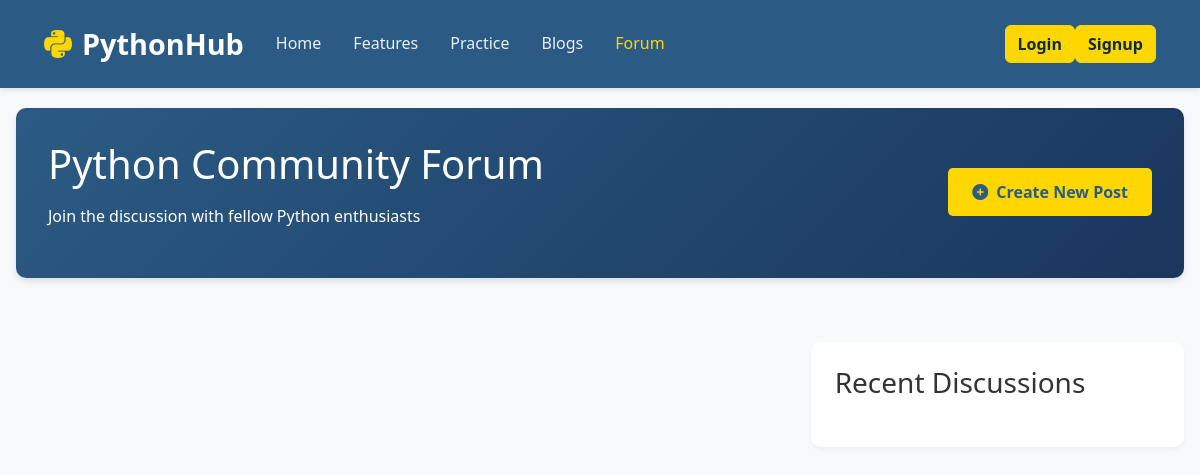
Before: /forum/ with the older database file.
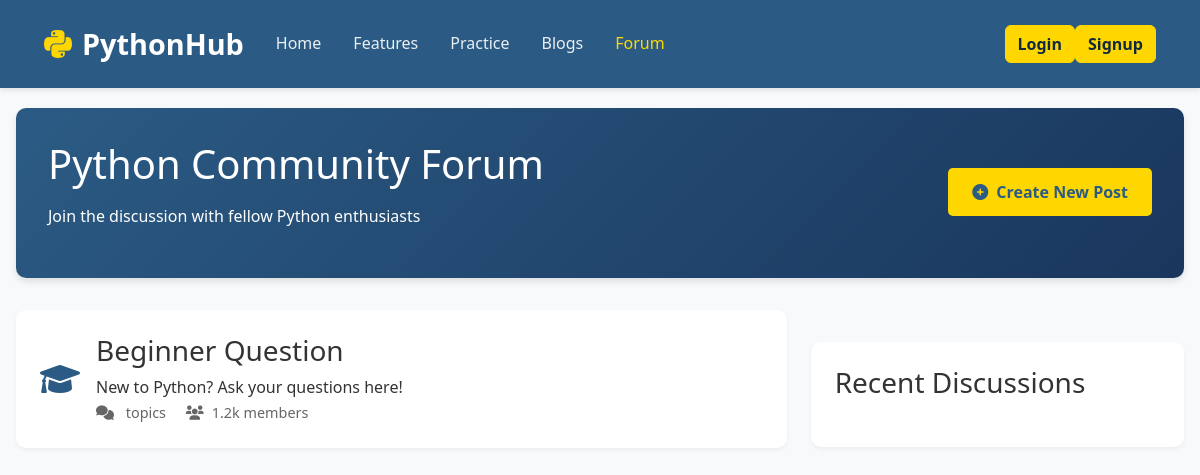
After: the same page with the newer database file.
### pyforum/models.py (models this page shows, shortened)
class Category(models.Model):
    name = models.CharField(max_length=200)
    description = models.TextField()
    icon = models.CharField(max_length=100)  # FontAwesome icon name

### pyforum/views.py (the view)
# urls.py: path('', forum, name='forum'),
def forum(request):
    categories = Category.objects.all()
    posts = Post.objects.all().order_by('-created_at')
    recent_posts = RecentPost.objects.all().order_by('-timestamp')[:5]  # Display recent 5 posts
    return render(request, 'forum.html', {
        'categories': categories,
        'posts': posts,
        'recent_posts': recent_posts,
    })

### pyforum/templates/forum.html (shortened to what this page needs)
<!DOCTYPE html>
<html lang="en">
<head>
    <link href="https://cdnjs.cloudflare.com/ajax/libs/bootstrap/5.3.2/css/bootstrap.min.css" rel="stylesheet">
    <link href="https://cdnjs.cloudflare.com/ajax/libs/font-awesome/6.0.0/css/all.min.css" rel="stylesheet">
</head>
<body>
    <nav class="navbar navbar-expand-lg fixed-top">
        <div class="container">
            <a class="navbar-brand" href="{% url 'home' %}">
                <i class="fab fa-python"></i>
                PythonHub
            </a>
            <div class="collapse navbar-collapse" id="navbarSupportedContent">
                <ul class="navbar-nav me-auto mb-2 mb-lg-0">
                    <li class="nav-item">
                        <a class="nav-link" href="{% url 'home' %}">Home</a>
                    </li>
                    <li class="nav-item">
                        <a class="nav-link" href="{% url 'home' %}">Features</a>
                    </li>
                    <li class="nav-item">
                        <a class="nav-link" href="{% url 'practice' %}">Practice</a>
                    </li>
                    <li class="nav-item">
                        <a class="nav-link" href="{% url 'blog' %}">Blogs</a>
                    </li>
                    <li class="nav-item">
                        <a class="nav-link active" href="{% url 'forum:forum' %}">Forum</a>
                    </li>
                </ul>
                <div class="d-flex search-form gap">
                    {% if user.is_authenticated %}
                    <a href="{% url 'logout'%}" class="btn search-button" >Logout</a>
                    {% else %}
                    <a href="{% url 'login'%}" class="btn search-button" >Login</a>
                    <a href="{% url 'signup'%}" class="btn search-button" >Signup</a>
                    {% endif %}
                </div>
            </div>
        </div>
    </nav>
    <div class="forum-container">
        <div class="forum-header">
            <div class="row align-items-center">
                <div class="col-md-8">
                    <h1>Python Community Forum</h1>
                    <p>Join the discussion with fellow Python enthusiasts</p>
                </div>
                <div class="col-md-4 text-md-end">
                    <a href="{% url 'forum:create_post' %}" class="create-post-btn">
                        <i class="fas fa-plus-circle me-2"></i>Create New Post
                    </a>
                </div>
            </div>
        </div>
        <div class="row">
            <div class="col-lg-8">
                {% for category in categories %}
                <div class="forum-category">
                    <div class="d-flex align-items-center">
                        <i class="fas {{ category.icon }} category-icon"></i>
                        <div class="flex-grow-1">
                            <a href="{% url 'forum:category_posts' category.id %}">
                                <h3>{{ category.name }}</h3>
                            </a>
                            <p class="mb-0">{{ category.description }}</p>
                            <div class="category-stats">
                                <i class="fas fa-comments me-2"></i>{{ category.post_set.count }} topics
                                <i class="fas fa-users ms-3 me-2"></i>1.2k members
                            </div>
                        </div>
                    </div>
                </div>
                {% endfor %}
            </div>
            <div class="col-lg-4">
                <div class="recent-posts">
                    <h3 class="mb-4">Recent Discussions</h3>
                </div>
            </div>
        </div>
    </div>
</body>
</html>

### pyforum/templates/forum.html (style rules this page uses)
* { margin: 0; padding: 0; box-sizing: border-box; font-family: 'Segoe UI', Tahoma, Geneva, Verdana, sans-serif; }
body { line-height: 1.6; color: #333; background-color: #f8f9fa; padding-top: 76px; }
.navbar { background-color: #2b5b84 !important; padding: 1rem 2rem; position: fixed; width: 100%; top: 0; z-index: 1000; box-shadow: 0 2px 5px rgba(0,0,0,0.1); }
.navbar-brand { color: white !important; font-size: 1.8rem; font-weight: bold; display: flex; align-items: center; }
.navbar-brand i { margin-right: 10px; color: #ffd700; font-size: 2rem; }
.nav-link { color: rgba(255, 255, 255, 0.9) !important; font-weight: 500; padding: 0.5rem 1rem !important; transition: color 0.3s ease; }
.nav-link.active { color: #ffd700 !important; }
a { text-decoration: none; color: #333; }
.search-button { background-color: #ffd700 !important; border-color: #ffd700 !important; color: #0f2941 !important; font-weight: 600; }
.forum-container { max-width: 1200px; margin: 2rem auto; padding: 0 1rem; }
.forum-header { background: linear-gradient(135deg, #2b5b84 0%, #1a365d 100%); color: white; padding: 2rem; border-radius: 10px; margin-bottom: 2rem; box-shadow: 0 4px 6px rgba(0,0,0,0.1); }
.forum-header h1 { font-size: 2.5rem; margin-bottom: 1rem; }
.create-post-btn { background-color: #ffd700; color: #2b5b84; font-weight: bold; padding: 0.8rem 1.5rem; border: none; border-radius: 5px; transition: transform 0.3s ease; }
.forum-category { background: white; border-radius: 10px; padding: 1.5rem; margin-bottom: 1.5rem; box-shadow: 0 2px 4px rgba(0,0,0,0.05); transition: transform 0.3s ease; }
.category-icon { font-size: 2rem; color: #2b5b84; margin-right: 1rem; }
.category-stats { color: #666; font-size: 0.9rem; }
.recent-posts { background: white; border-radius: 10px; padding: 1.5rem; margin-top: 2rem; box-shadow: 0 2px 4px rgba(0,0,0,0.05); }

Changed rows visible on the page:
added Category: name "Beginner Question", description "New to Python? Ask your questions here!"
